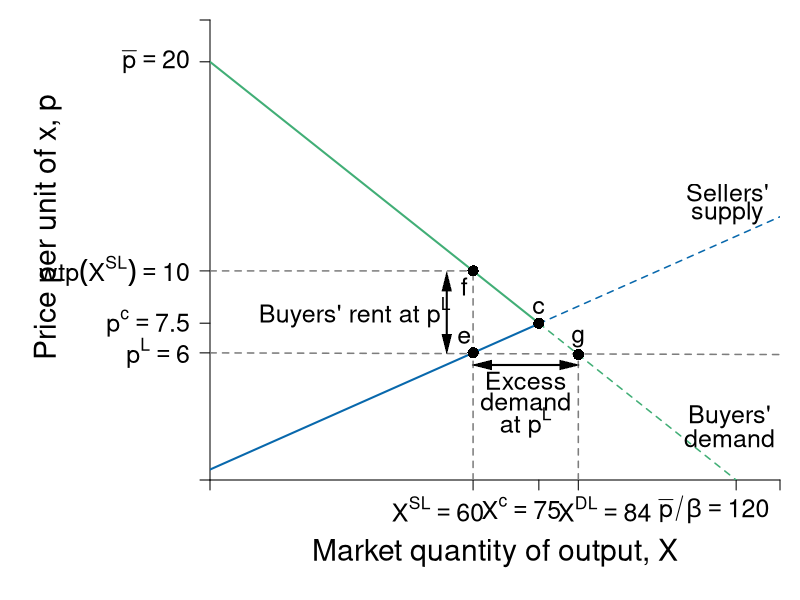

Recreate this plot in R.
require(shape)
pdf(file = "competitionmarkets/demand_supply_excess_D.pdf", width = 9, height = 7)

#Set parameters for graphics
pointsize <- 1.8
axislabelsize <- 1.8
labelsize <- 1.5
namesize <- 1.8
annotatesize <- 1.5
graphlinewidth <- 2
segmentlinewidth <- 1.5

COL <- c("#7fc97f", "#beaed4", "#fdc086", "#ffff99", "#386cb0", "#f0027f", "#bf5b17", "#666666")
COLA <- c("#e0f3db", "#99d8c9","#66c2a4","#41ae76", "#238b45", "#005824")
COLB <- c("#c6dbef", "#4eb3d3", "#2b8cbe", "#0868ac","#084081")
COLC <- c("#fcfbfd", "#efedf5", "#dadaeb", "#bcbddc", "#9e9ac8", "#807dba", "#6a51a3", "#54278f", "#3f007d")
Grays <- gray.colors(25, start = 1, end = 0)

par(mar =  c(6, 10.5, 1, 1))

Demand <- function(x, rmax = 20, xmax = 12, n = 10) {
  rmax - (rmax/(n*xmax))*x
}

mrsA <- function(x, rmax = 20, xmax = 10) {
  rmax - (rmax/xmax)*x
}

uA <- function(x, y, rmax = 20, xmax = 10) {
  y + rmax*x - (1/2)(rmax/xmax)*x^2
}


#Supply <- function(x, c1 = 0, c2 = 0.05){
#  c1 + 2*c2*x
#}

# New Supply
Supply <- function(x, c1 = 0.5, c2 = 0.0465){
  c1 + 2*c2*x
}

xlims <- c(0, 130)
ylims <- c(0, 22)

npts <- 501 
x <- seq(xlims[1], xlims[2], length.out = npts)
y <- seq(ylims[1], ylims[2], length.out = npts) 

plot(0, 0, xlim = xlims, ylim = ylims, type = "n",
     xlab = expression(paste("")),
     ylab = expression(paste("")), 
     xaxt = "n", 
     yaxt = "n", 
     cex.lab = axislabelsize, 
     bty = "n",
     xaxs="i", 
     yaxs="i")

# ticksy <- seq(from = 0, to = ylims[2], by = 2)
# ylabels <- seq(from = 0, to = ylims[2], by = 2)
# ticksx <- seq(from = 0, to = xlims[2], by = 2)
# xlabels <- seq(from = 0, to = xlims[2], by = 2)
ticksy <- c(0, Supply(x = 60), 7.5, Demand(x = 60), 20, ylims[2])
#ylabels <- c(NA, expression(paste(p^L)), expression(paste(p,"*")), expression(paste(wtp(X^{SL}))), expression(paste(bar(p))), NA)
ylabels <- c(NA, expression(paste(p^L) == 6), expression(paste(p^c) == 7.5), expression(paste(wtp(X^{SL}) == 10)), expression(paste(bar(p) == 20)), NA)
ticksx <- c(0,  60, 75, 84, 120, xlims[2])
#xlabels <- c(NA, expression(paste(X^{SL})), expression(paste(X,"*")), expression(paste(X^{DL})), expression(paste(bar(p)/beta)), NA)
xlabels <- c(NA, expression(paste(X^{SL} == 60)), expression(paste(X^{c} == 75)), expression(paste(X^{DL} ==84)), expression(paste(bar(p)/beta == 120)), NA)

axis(1, at = ticksx, pos = 0, labels = FALSE, cex.axis = labelsize)
text(x = c(0, 52, 71, 90, 115, xlims[2]), par("usr")[3] - 0.5, labels = xlabels, srt = 0, pos = 1, xpd = TRUE, cex = labelsize)
axis(2, at = ticksy, pos = 0, labels = ylabels, las = 1,  cex.axis = labelsize)

npts <- 500 
xx1 <- seq(xlims[1], 75, length.out = npts)
xx2 <- seq(75, xlims[2], length.out = npts)

#Lines for mrs graph
lines(xx1, Demand(xx1), col = COLA[4], lwd = graphlinewidth)
lines(xx2, Demand(xx2), col = COLA[4], lty = 2, lwd = segmentlinewidth)
lines(xx1, Supply(xx1), col = COLB[4], lwd = graphlinewidth)
lines(xx2, Supply(xx2), col = COLB[4], lty = 2, lwd = segmentlinewidth)

#Label axes
#mtext(expression(paste("Market quantity of output, ", X)), side=1, line = 2.5, cex = axislabelsize)
text(0.5*xlims[2], -3.5, expression(paste("Market quantity of output, ", X)), xpd = TRUE, cex = axislabelsize) 
text(-37, 0.55*ylims[2], expression(paste("Price per unit of x, ", p)), xpd = TRUE, cex = axislabelsize, srt = 90) 


# segments(0, 7.5, 75, 7.5, lty = 2, Grays[20] , lwd = segmentlinewidth)
# segments(75, 0, 75, 7.5, lty = 2, col = Grays[20] , lwd = segmentlinewidth)
points(75, 7.5, pch = 16, col = "black", cex = 1.5)
text(75, 8.25, expression(c), cex = labelsize)

#segments(0, Supply(x = 60), 84, Demand(x = 84), lty = 2, Grays[20] , lwd = segmentlinewidth)
segments(0, Supply(x = 60), xlims[2], Demand(x = 84), lty = 2, Grays[20] , lwd = segmentlinewidth)
segments(60, 0, 60, Demand(x = 60), lty = 2, col = Grays[20] , lwd = segmentlinewidth)
segments(0, Demand(x = 60), 60, Demand(x = 60), lty = 2, col = Grays[20] , lwd = segmentlinewidth)

segments(84, 0, 84, Demand(x = 84), lty = 2, col = Grays[20] , lwd = segmentlinewidth)
points(60, Supply(x = 60), pch = 16, col = "black", cex = 1.5)
points(84, Demand(x = 84), pch = 16, col = "black", cex = 1.5)
points(60, Demand(x = 60), pch = 16, col = "black", cex = 1.5)
text(84, Demand(x = 84) + 0.75, expression(g), cex = labelsize)
text(60 - 2, Supply(x = 60) + 0.75, expression(e), cex = labelsize)
text(60 - 2, Demand(x = 60) - 0.75, expression(f), cex = labelsize)

Arrows(54, 6.5, 54, 9.5, col = "black", lty = 1, code = 3, lwd = 2, arr.type = "triangle", arr.lwd = 0.5)
text(33, 8, expression(paste("Buyers' rent at ", p^L)), cex = labelsize)


# 
# points(50, 10, pch = 16, col = "black", cex = 1.5)
# text(52, 10.5, expression(M))

#segments(4.11765, 6.17647, 5.88, 8.88, lty = 1, col = COL[2] , lwd = graphlinewidth)
text(118, 13.75, expression("Sellers'"), cex = labelsize)
text(118, 12.75, expression("supply"), cex = labelsize)
#text(7.3, 2.5, expression("Curve"))

# Arrows(56, 11.5, 108, 11.5, col = "black", lty = 1, code = 3, lwd = 2, arr.type = "triangle", arr.lwd = 0.5)
# text(80, 12.5, expression(paste("Excess Supply at ", p^H)), cex = labelsize)

Arrows(62, 5.5, 82, 5.5, col = "black", lty = 1, code = 3, lwd = 2, arr.type = "triangle", arr.lwd = 0.5)
text(72, 4.75, expression(paste("Excess")), cex = labelsize)
text(72, 3.75, expression(paste("demand")), cex = labelsize)
text(72, 2.75, expression(paste("at ", p^L)), cex = labelsize)


#Label Demand
text(118.5, 3, expression(paste("Buyers'")), cex = labelsize)
text(118.5, 2, expression(paste("demand")), cex = labelsize)

#doesn't seem to be giving me a new pdf 
dev.off()
